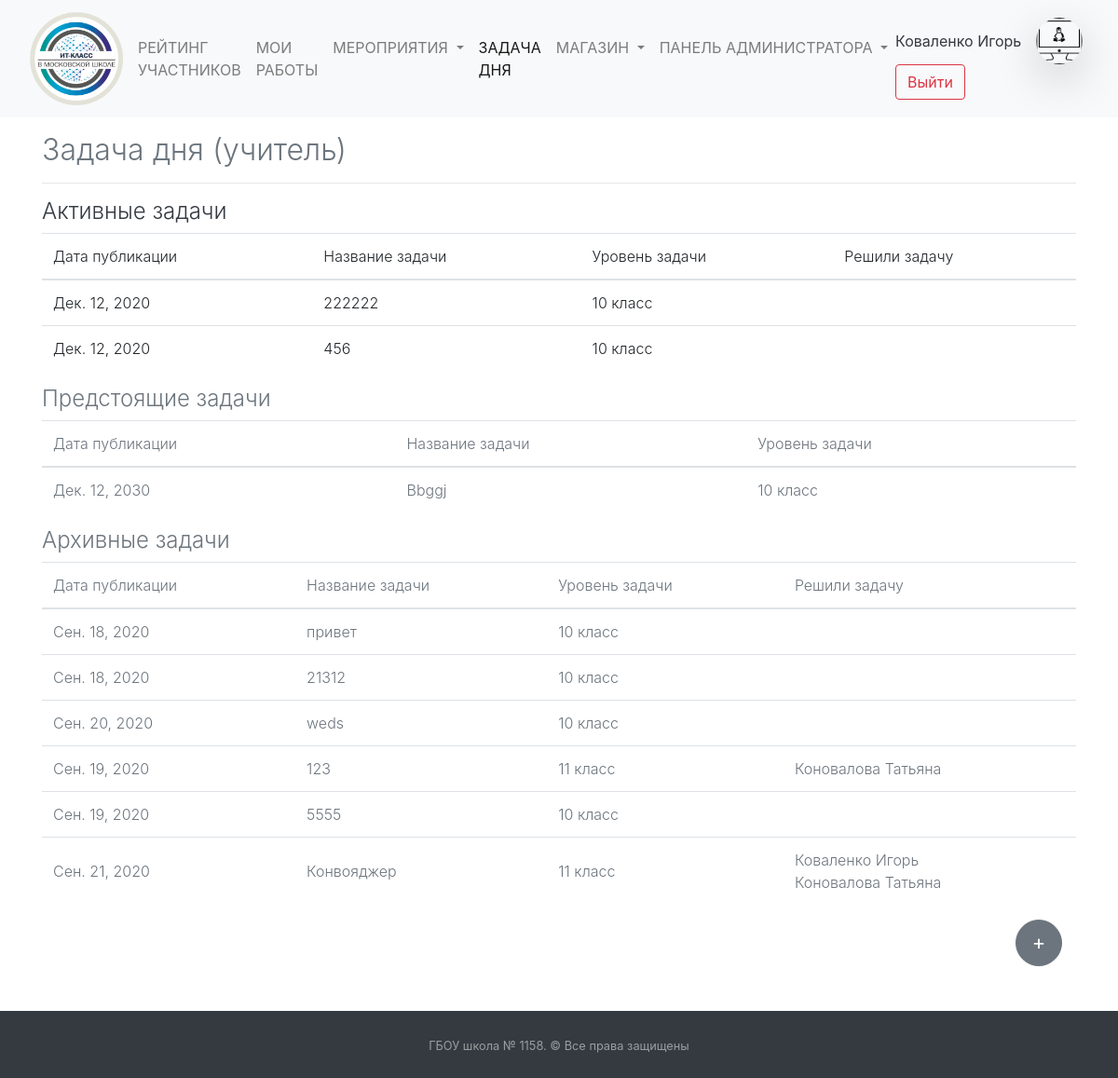
Page /daytask/ (signed in) on the committed database.
### mainapp/models.py (models this page shows, shortened)
class Puples(models.Model):
    STATUS_CHOICES = (
        ('ST10', 'Ученик 10 ИТ-класса'),
        ('ST11', 'Ученик 11 ИТ-класса'),
        ('APP', 'Кандидат в ИТ-класс'),
        ('TEACH', 'Учитель')
    )
    PROGRESS_CHOICES = (
        (0, '0'),
        (25, '25'),
        (50, '50'),
        (75, '75'),
        (100, '100'),
    )
    name = models.CharField("Имя", null=True, max_length=50)
    surname = models.CharField("Фамилия", null=True, max_length=100)
    rate = models.PositiveIntegerField("Рейтинг ученика", default=0)
    image = models.ImageField("Фотография профиля", blank=True, upload_to="puples_photo",
                              default="puples_photo/user-2.png")
    user = models.OneToOneField(User, on_delete=models.CASCADE, null=True, default='',
                                verbose_name="Связь с таблицей пользователей")
    status = models.CharField("Статуc", choices=STATUS_CHOICES, default='ST10', max_length=30)
    applicant_first_result = models.FloatField("Результат первого этапа", blank=True, default=0)
    applicant_progress = models.IntegerField(verbose_name="Прогресс", choices=PROGRESS_CHOICES, default=0, blank=True)
    email = models.EmailField(verbose_name="Email", default="")
    phone = models.CharField(max_length=12, verbose_name="Телефон", default="")
    class Meta:
        verbose_name = "Пользователи"
        verbose_name_plural = "Пользователи"

### daytask/models.py (models this page shows, shortened)
class Tasks(models.Model):
    STATUS_CHOICES = (
        ('ST10', '10 класс'),
        ('ST11', '11 класс'),
    )
    date = models.DateField("Дата задачи", null=True)
    name = models.CharField("Название задачи", null=True, max_length=150)
    discription_task = HTMLField("Условие задачи")
    status_task = models.CharField("Выберите класс", choices=STATUS_CHOICES, default='ST10', max_length=30)
    result = models.CharField(null=True, verbose_name="Правильный ответ на задачу", max_length=200)
    count_answer = models.IntegerField(default=2,
                                       verbose_name="Количество человек, которые могут решить задачу")
    score = models.IntegerField("Максимальный балл за задачу", default=5)
    tries = models.IntegerField(default=-1, verbose_name="Количество попыток ответа на каждого ученика (-1 - бесконечно)")
    tries_list = models.CharField(default="", verbose_name="ID учеников, совершившие попытку",
                                                max_length=200,
                                                blank=True)
    id_puple_correct_answers = models.CharField(default="", verbose_name="ID учеников, кто дал правильный ответ",
                                                max_length=200,
                                                blank=True)
    class Meta:
        verbose_name = "Задача дня"
        verbose_name_plural = "Задача дня"

### daytask/views.py (the view, shortened to what this page needs)
# urls.py: path('', views.DayTaskView.as_view(), name='Задача дня'),
class DayTaskView(HeaderNotificationsCounter, LoginRequiredMixin, ListView):
    template_name = "daytask/daytask.html"
    queryset = Tasks
    login_url = '/login/'
    def time_end_task(self, task):
        return ""
    def type_tasks(self, day):
        all_types_tasks = {"active" : [(i, [Puples.objects.get(user=j) for j in i.id_puple_correct_answers.split()])\
                                       for i in Tasks.objects.filter(date=day)]}
        all_types_tasks["last"] = [(i, [Puples.objects.get(user=j) for j in i.id_puple_correct_answers.split()])\
                                   for i in Tasks.objects.filter(date__lt=day)]
        all_types_tasks["fiture"] = [(i, [Puples.objects.get(user=j) for j in i.id_puple_correct_answers.split()])\
                                     for i in Tasks.objects.filter(date__gt=day)]
        return all_types_tasks
    def get_context_data(self, *, object_list=None, **kwargs):
        context = super().get_context_data(**kwargs)
        try:
            context["tasks_active_teacher"] = self.type_tasks(dt.datetime.now().date())["active"]
            context["tasks_last_teacher"] = self.type_tasks(dt.datetime.now().date())["last"]
            context["tasks_fiture_teacher"] = self.type_tasks(dt.datetime.now().date())["fiture"]
            context["list_names_success"] = ""
            context["task"] = Tasks.objects.get(date=dt.datetime.now().date(),
                                                status_task=self.request.user.puples.status)
        except:
            context["task"] = None
        context["end_time"] = self.time_end_task(context["task"])
        try:
            made_tries = len(list(filter(lambda x: x == self.request.user.id,
                                         [int(i) for i in context['task'].tries_list.split()])))
            if made_tries and made_tries != context["task"].tries:
                context['mistake'] = "Ответ неверный"
            context['tries'] = made_tries
            if context['task'].tries - made_tries > 0:
                context["button"] = f"Отправить (осталось {context['task'].tries - made_tries} \
                {self.convert_words('попытка', context['task'].tries - made_tries)})"
            elif context['task'].tries == -1:
                context["button"] = "Отправить решение"
            else:
                context["button"] = ""
        except:
            pass
        try:
            context["id_puple_correct_answers"] = [int(i) for i in context["task"].id_puple_correct_answers.split()]
            context["count_right_answers"] = len(context["id_puple_correct_answers"])
            context['list_name_right_answers'] = self.get_list_solved_task(context['id_puple_correct_answers'])
        except:
            context["id_puple_correct_answers"] = None
        return context

### mainapp/addons_python/views_addons_classes.py (called while the page is built)
    def get_context_data(self, *, object_list=None, **kwargs):
        context = super().get_context_data(**kwargs)
        context['events_new'] = Events.objects.filter(check=False).count()
        context['applicants_count'] = Puples.objects.filter(
            status="APP").count()
        return context

### templates/daytask/daytask.html (shortened to what this page needs)
{% extends  'base.html' %}
{% load static %}
{% block main %}
    <div class="container pt-3 {% if not button %}text-muted{% endif %}">
        {% if task and user.id not in id_puple_correct_answers and count_right_answers < task.count_answer %}
            <p class="font-weight-light text-right text-muted">{{ end_time }}</p>
            <h2 class="text-left font-weight-light pt-3">Задача дня</h2>
            <h2 class="text-center font-weight-light">{{ task.name }}</h2>
            <hr>
            {% autoescape off %}
                {{ task.discription_task }}
            {% endautoescape %}
            <hr>
            <h4 class="font-weight-light">Ответ:</h4>
            <form method="post">{% csrf_token %}
                <input type="text"
                       class="form-control text-left"
                       name="result" placeholder="Внесите ответ на задачу"
                       onkeydown="if(event.keyCode==13){return false;}">
                <p class="text-danger font-weight-bold">{{ mistake }}</p>
                <button class="btn {% if button %}btn-success mt-3"{% else %}btn-secondary mt-3" disabled{% endif %}
                type="submit">{% if button %}{{ button }}{% else %}Попытки закончились{% endif %}</button>
            </form>
            <div class="container mt-3 text-muted">
                <p class="font-weight-light text-right">Количество человек, которые могут решить
                    задачу: {{ task.count_answer }} </p>
                <p class="font-weight-light text-right">Максимальный балл за задачу: {{ task.score }} </p>
                <p class="font-weight-light text-right">Совершено попыток: {{ tries }} </p>
            </div>
        {% elif user.is_superuser %}
            <h2 class="font-weight-light">Задача дня (учитель)</h2>
            <hr>
            <h4 class="font-weight-light text-dark">Активные задачи</h4>
            <table class="table">
                <thead>
                <tr>
                    <th scope="col" class="font-weight-light">Дата публикации</th>
                    <th scope="col" class="font-weight-light">Название задачи</th>
                    <th scope="col" class="font-weight-light">Уровень задачи</th>
                    <th scope="col" class="font-weight-light">Решили задачу</th>
                </tr>
                </thead>
                <tbody>
                {% for task, list_success in tasks_active_teacher %}
                    <tr>
                        <th scope="row" class="font-weight-light align-middle">{{ task.date }}</th>
                        <td class="font-weight-light align-middle">{{ task.name }}</td>
                        <td class="font-weight-light align-middle">{{ task.get_status_task_display }}</td>
                        <td class="font-weight-light align-middle">
                            {% for i in list_success %}<a href="/statistic/pupil/{{ i.id }}" class="text-muted">{{ i.surname }} {{ i.name }}</a><br>{% endfor %}</td>
                    </tr>
                {% endfor %}
                </tbody>
            </table>
            <h4 class="font-weight-light text-muted">Предстоящие задачи</h4>
            <table class="table text-muted">
                <thead>
                <tr>
                    <th scope="col" class="font-weight-light">Дата публикации</th>
                    <th scope="col" class="font-weight-light">Название задачи</th>
                    <th scope="col" class="font-weight-light">Уровень задачи</th>
                </tr>
                </thead>
                <tbody>
                {% for task, list_success in tasks_fiture_teacher %}
                    <tr>
                        <th scope="row" class="font-weight-light align-middle">{{ task.date }}</th>
                        <td class="font-weight-light align-middle">{{ task.name }}</td>
                        <td class="font-weight-light align-middle">{{ task.get_status_task_display }}</td>
                          </tr>
                {% endfor %}
                </tbody>
            </table>
            <h4 class="font-weight-light text-muted">Архивные задачи</h4>
            <table class="table text-muted">
                <thead>
                <tr>
                    <th scope="col" class="font-weight-light">Дата публикации</th>
                    <th scope="col" class="font-weight-light">Название задачи</th>
                    <th scope="col" class="font-weight-light">Уровень задачи</th>
                    <th scope="col" class="font-weight-light">Решили задачу</th>
                </tr>
                </thead>
                <tbody>
                {% for task, list_success in tasks_last_teacher %}
                    <tr>
                        <th scope="row" class="font-weight-light align-middle">{{ task.date }}</th>
                        <td class="font-weight-light align-middle">{{ task.name }}</td>
                        <td class="font-weight-light align-middle">{{ task.get_status_task_display }}</td>
                        <td class="font-weight-light align-middle">
                            {% for i in list_success %}<a href="/statistic/pupil/{{ i.id }}" class="text-muted">{{ i.surname }} {{ i.name }}</a><br>{% endfor %}</td>
                    </tr>
                {% endfor %}
                </tbody>
            </table>
            <div class="container text-right">
                <a href="add/">
                    <button type="button" class="btn btn-secondary rounded-circle align-right"
                            style="width: 50px; height: 50px; font-size: 22px;"> +
                    </button>
                </a>
            </div>
        {% else %}
            <p class="font-weight-light text-muted text-center">В данный момент нет активных задач для решения. <br>
                Очень скоро задача появится.</p>
        {% endif %}
    </div>
{% endblock %}
{% block detail_active_task %} active{% endblock %}

### templates/base.html (shortened to what this page needs)
<!DOCTYPE html>
<html lang="ru">
{% load static %}
<head>
    <link href="{% static 'css/bootstrap.css' %}" rel="stylesheet" type="text/css">
    <link href="{% static 'css/style.css' %}" rel="stylesheet" type="text/css">
    <link href="{% static 'css/pre.css' %}" rel="stylesheet" type="text/css">
    <link rel="stylesheet" href="//code.jquery.com/ui/1.12.1/themes/base/jquery-ui.css">
    <link rel="stylesheet" href="/resources/demos/style.css">
</head>
<body>
<div class="container-fuild">
    <nav class="navbar navbar-expand-lg navbar-light bg-light">
        <a href="/" class="navbar-brand">
            <img class="img-fluid mx-3"
                 style="width: 100px; object-fit: cover; height:100px;"
                 src="{% static '/images/itclass-logo.png' %}"></a>
        <div class="collapse navbar-collapse" id="navbarSupportedContent">
            <ul class="navbar-nav mr-auto">
                {% if user.is_authenticated and user.puples.status != "APP" %}
                    <li class="nav-item">
                        <a class="nav-link{% block detail_active %}{% endblock %}" href="/rate">РЕЙТИНГ УЧАСТНИКОВ</a>
                    </li>
                {% endif %}
                {% if user.is_authenticated and user.puples.status != "APP" %}
                    <li class="nav-item">
                        <a class="nav-link{% block detail_active_works %}{% endblock %}" href="/works">МОИ РАБОТЫ</a>
                    </li>
                {% endif %}
                <li class="nav-item dropdown">
                    <a class="nav-link dropdown-toggle{% block detail_active_hach %}{% endblock %}" href="#"
                       id="navbarDropdown" role="button"
                       data-toggle="dropdown" aria-haspopup="true" aria-expanded="false">
                        МЕРОПРИЯТИЯ
                    </a>
                </li>
                {% if user.is_authenticated and user.puples.status != "APP" %}
                    <li class="nav-item">
                        <a class="nav-link{% block detail_active_task %}{% endblock %}" href="/daytask/">ЗАДАЧА ДНЯ</a>
                    </li>
                    <li class="nav-item dropdown">
                        <a class="nav-link {% block market_active %}{% endblock %} dropdown-toggle" href="#"
                           id="navbarDropdown" role="button"
                           data-toggle="dropdown" aria-haspopup="true" aria-expanded="false">
                            МАГАЗИН
                        </a>
                    </li>
                {% endif %}
                {% if user.is_superuser %}
                    <li class="nav-item dropdown">
                        <a class="nav-link dropdown-toggle" href="#"
                           id="navbarDropdown" role="button"
                           data-toggle="dropdown" aria-haspopup="true" aria-expanded="false">
                            ПАНЕЛЬ АДМИНИСТРАТОРА
                        </a>
                    </li>
                {% endif %}
            </ul>
            <form class="form-inline my-2 my-lg-0">
                {% if user.is_authenticated %}
                    <a class="nav-link text-dark disabled p-0"
                       href="/account/">{{ user.last_name }} {{ user.first_name }}</a>
                    <a href="/account/">
                        <img class="img-fluid mx-3 rounded-circle shadow-lg"
                             style="width: 50px; object-fit: cover; height:50px;"
                             src="{{ user.puples.image.url }}"></a>
                {% endif %}
                {% if user.username == "" %}
                    <a class="nav-link disabled" href="#">Гость</a>
                    <a class="btn btn-outline-success my-2 my-sm-0" href="/login">Войти</a>
                {% else %}
                    <a class="btn btn-outline-danger my-2 my-sm-0" href="/logout">Выйти</a>
                {% endif %}
            </form>
        </div>
    </nav>
    {% block main %}
    {% endblock %}
    <footer id="sticky-footer" class="py-4 bg-dark text-white-50 mt-5">
        <div class="container text-center">
            <small>ГБОУ школа № 1158. &copy; Все права защищены</small>
        </div>
    </footer>
</div>
</body>
</html>

### rows in the picture
Tasks: date "Дек. 12, 2020", name "222222", status_task "10 класс"
Tasks: date "Дек. 12, 2020", name "456", status_task "10 класс"
Tasks: date "Дек. 12, 2030", name "Bbggj", status_task "10 класс"
Tasks: date "Сен. 18, 2020", name "привет", status_task "10 класс"
Tasks: date "Сен. 18, 2020", name "21312", status_task "10 класс"
Tasks: date "Сен. 20, 2020", name "weds", status_task "10 класс"
Tasks: date "Сен. 19, 2020", name "123", status_task "11 класс"
Puples: surname "Коновалова", name "Татьяна"
Tasks: date "Сен. 19, 2020", name "5555", status_task "10 класс"
Tasks: date "Сен. 21, 2020", name "Конвояджер", status_task "11 класс"
Puples: surname "Коваленко", name "Игорь"

### other values in the picture
{{ user.last_name }} "Коваленко"
{{ user.first_name }} "Игорь"
